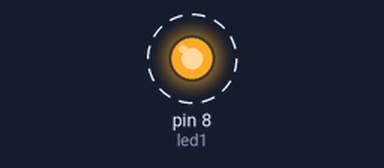
Bench run of a sketch on a simulated Arduino Uno, built with avr-gcc and run on an emulated ATmega328P. On the bench: output pins drawn as LEDs (lit = HIGH). Dashed ring = blinking.

Above: at 0.05 s.
Timing chart, 0 to 3.0 s (numbered marks = the images above):
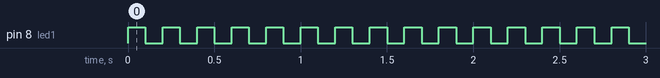

The sketch:

Blink_2_LED.ino
```cpp
int led1 = 8;

void setup() {
  // put your setup code here, to run once:
  pinMode(led1, OUTPUT); // output from +5V
}

void loop() {
  // put your main code here, to run repeatedly:
  digitalWrite(led1, HIGH);

  delay(100);

  digitalWrite(led1, LOW);

  delay(100);
}
```

Measured:
- by itself, pin 8 (led1): alternates HIGH for 0.10 s and LOW for 0.10 s
